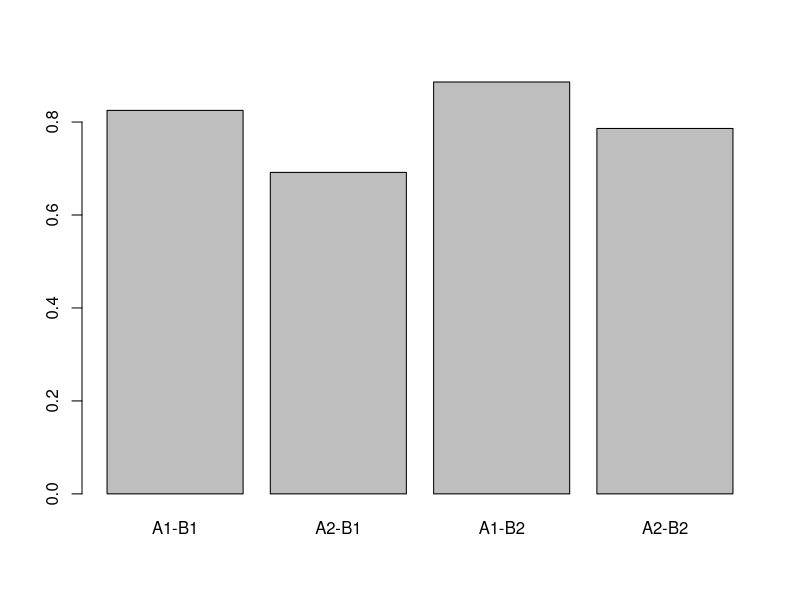

The R script that drew this image:
### make data

nTrials = 12
nSubs = 30

fake <- expand.grid(trial = 1:nTrials, ppt = 1:nSubs, A = c('A1', 'A2'), B = c('B1', 'B2'), stringsAsFactors = T)

B0 <- 1.5 # grand mean
b1 <- .5 # main effect of A
b2 <- -.3 # main effect of B
s <- rnorm(nSubs, 0, 1)

# there are two true main effects and no interaction
logitSuccess <- with(fake, B0 + c(b1, -b1)[A] + c(b2, -b2)[B] + s[ppt])

logistic <- function(x){
  1/(1 + exp(-x))
}

fake$y <- rbinom(n = length(logitSuccess), size = 1, prob = logistic(logitSuccess))

write.csv(fake, 'fakeData.csv')

with(aggregate(y ~ A + B, data = fake, FUN = mean), barplot(y, names.arg = paste(A,B, sep = '-')))

